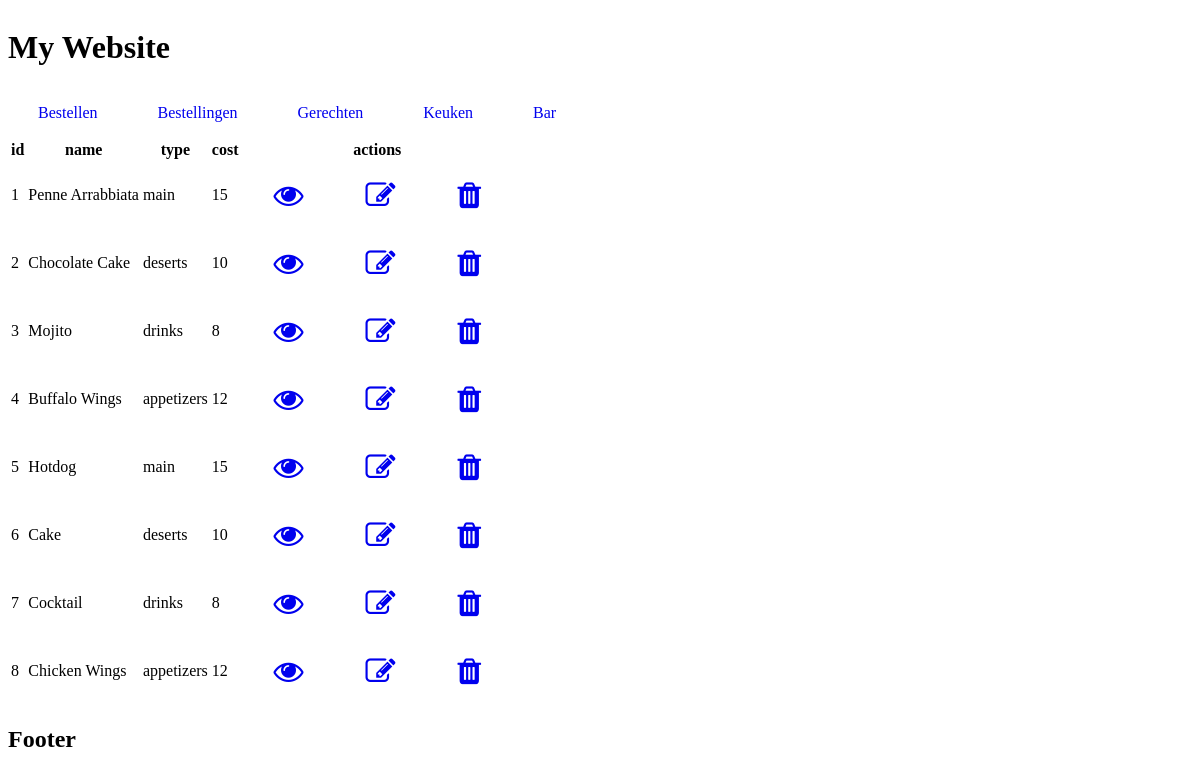
Screenshot of /index.php?con=orders&op=readall with the database file from the repository.
### tables this page shows
CREATE TABLE `orders` (
  `id` int(11) NOT NULL,
  `name` varchar(255) DEFAULT NULL,
  `type` varchar(255) DEFAULT NULL,
  `cost` int(11) DEFAULT NULL
);

### index.php (called while the page is built, shortened)
<?php
$controller = new MainController();
$controller->handleRequest();
?>

### model/OrdersLogic.php (called while the page is built, shortened)
<?php
require_once 'model/DataHandler.php';
class OrdersLogic
{
    public $DataHandler;
    public function __construct()
    {
        $this->DataHandler = new DataHandler("localhost", "mysql", "dishes", "root", "");
    }
    public function readAllOrders(){
        try{
            $query = "SELECT * FROM orders";
            $data = $this->DataHandler->readAllData($query);
            $data->setFetchMode(PDO::FETCH_ASSOC);
            $result = $data->fetchAll();
            return $result;
        } catch (Exception $e){
            return $e;
        }
    }
}

### model/DataHandler.php (called while the page is built, shortened)
<?php
    class DataHandler{
        private $dbh;
        public function __construct($host, $dbdriver, $dbname, $username, $password)
        {
            $this->host = $host;
            $this->dbdriver = $dbdriver;
            $this->dbname = $dbname;
            $this->username = $username;
            $this->password = $password;
            try {
                $this->dbh = new PDO("$this->dbdriver:host=$this->host;dbname=$this->dbname", $this->username, $this->password);
                $this->dbh->setAttribute(PDO::ATTR_ERRMODE, PDO::ERRMODE_EXCEPTION);
                return true;
            } catch (PDOException $e) {
                echo "Connection with ".$this->dbdriver." failed: ".$e->getMessage();
            }
        }
        public function readAllData($sql){
            return $this->dbh->query($sql,PDO::FETCH_ASSOC);
        }
    }
?>

### model/Display.php (the view, shortened to what this page needs)
<?php
class Display
{
    public function createTable($con, $res)
    {
        $tableheader = false;
        $html = '<div class="flex" style="overflow-x:auto table">';
        $html .= '<table>';
        foreach ($res as $row) {
            if ($tableheader == false) {
                $html .= "<tr>";
                foreach ($row as $key => $value) {
                    $html .= "<th>{$key}</th>";
                }
                $html .= "<th> actions </th>";
                $html .= "</tr>";
                $tableheader = true;
            }
            $html .= '<tr>';
            foreach ($row as $key => $value) {
                $html .= "<td>" . $value . "</td>";
            }
            $html .= "<td style='display: flex; justify-content: space-between;'>";
            $html .= "<a href='index.php?con=" . $con . "&op=read&id=" . $row['id'] . "'> <i class='fa fa-eye' style='font-size:30px; margin:1px'></i></a>";
            $html .= "<a href='index.php?con=" . $con . "&op=update&id=" . $row['id'] . "'><i class='fa fa-edit' style='font-size:30px; margin:1px'></i></a>";
            $html .= "<a href='index.php?con=" . $con . "&op=delete&id=" . $row['id'] . "'><i class='fa fa-trash' style='font-size:30px; margin:1px'></i></a>";
            $html .= "</td>";
            $html .= '</tr>';
        }
        $html .= "</table></div>";
        $html .= "</form";
        return $html;
    }
}

### view/assets/style.css (style rules this page uses)
.flex { display: flex; }
a { font-size: 16px; padding: 16px 30px; border: none; cursor: pointer; border-radius: 5px; text-align: center; text-decoration: none; }

### rows the page displays
orders: key "id", key "name", key "type", key "cost", shows "actions", id "1", name "Penne Arrabbiata", type "main", cost "15"
orders: id "2", name "Chocolate Cake", type "deserts", cost "10"
orders: id "3", name "Mojito", type "drinks", cost "8"
orders: id "4", name "Buffalo Wings", type "appetizers", cost "12"
orders: id "5", name "Hotdog", type "main", cost "15"
orders: id "6", name "Cake", type "deserts", cost "10"
orders: id "7", name "Cocktail", type "drinks", cost "8"
orders: id "8", name "Chicken Wings", type "appetizers", cost "12"
